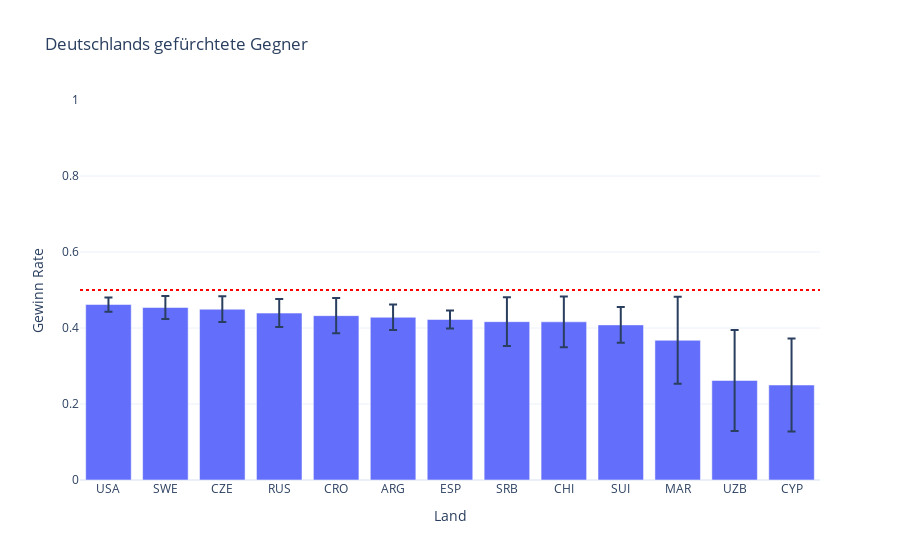

The notebook cell this image was saved under:
### Code cell
feared_countries = germanys_wins.loc[germanys_wins["win_rate_upper"] < 0.5]
display(feared_countries)
px.bar(feared_countries, x="loser_ioc", y="win_rate", title="Deutschlands gefürchtetsten Gegner", range_y=[0, 1], labels={
    "loser_ioc": "Land",
    "win_rate": "Gewinn Rate"
}, error_y="loss_rate_ci", template="plotly_white").add_hline(y=0.5, line_dash="dot", line_color="red")

### Figure 1 — Plotly figure (JSON) as saved in the notebook; plotly's stock layout.template omitted (floating-point values rounded to 4 significant figures)
{"data": [{"alignmentgroup": "True", "error_y": {"array": [0.01874, 0.0302, 0.03384, 0.03679, 0.04645, 0.03354, 0.02394, 0.06399, 0.06683, 0.04735, 0.1146, 0.133, 0.1225]}, "hovertemplate": "Land=%{x}<br>Gewinn Rate=%{y}<extra></extra>", "legendgroup": "", "marker": {"color": "#636efa", "pattern": {"shape": ""}}, "name": "", "offsetgroup": "", "orientation": "v", "showlegend": false, "textposition": "auto", "x": ["USA", "SWE", "CZE", "RUS", "CRO", "ARG", "ESP", "SRB", "CHI", "SUI", "MAR", "UZB", "CYP"], "xaxis": "x", "y": [0.4618, 0.454, 0.4494, 0.4392, 0.4325, 0.4282, 0.4224, 0.4167, 0.4163, 0.4082, 0.3676, 0.2619, 0.25], "yaxis": "y", "type": "bar"}], "layout": {"xaxis": {"anchor": "y", "domain": [0.0, 1.0], "title": {"text": "Land"}}, "yaxis": {"anchor": "x", "domain": [0.0, 1.0], "title": {"text": "Gewinn Rate"}, "range": [0, 1]}, "legend": {"tracegroupgap": 0}, "title": {"text": "Deutschlands gefürchtete Gegner"}, "barmode": "relative", "shapes": [{"line": {"color": "red", "dash": "dot"}, "type": "line", "x0": 0, "x1": 1, "xref": "x domain", "y0": 0.5, "y1": 0.5, "yref": "y"}]}}
